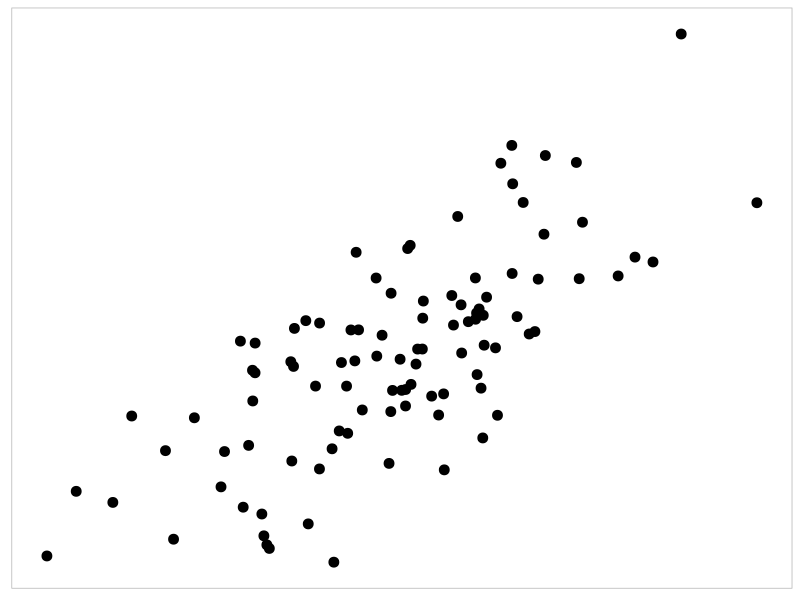
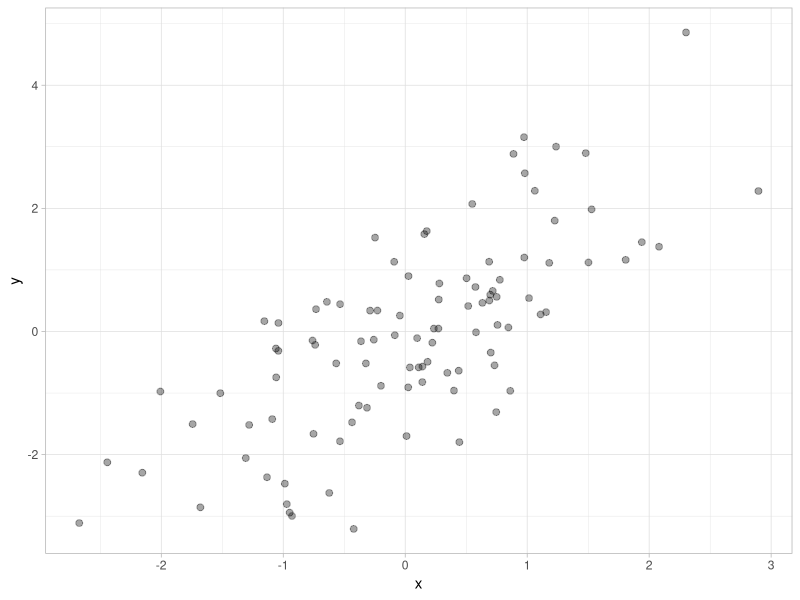
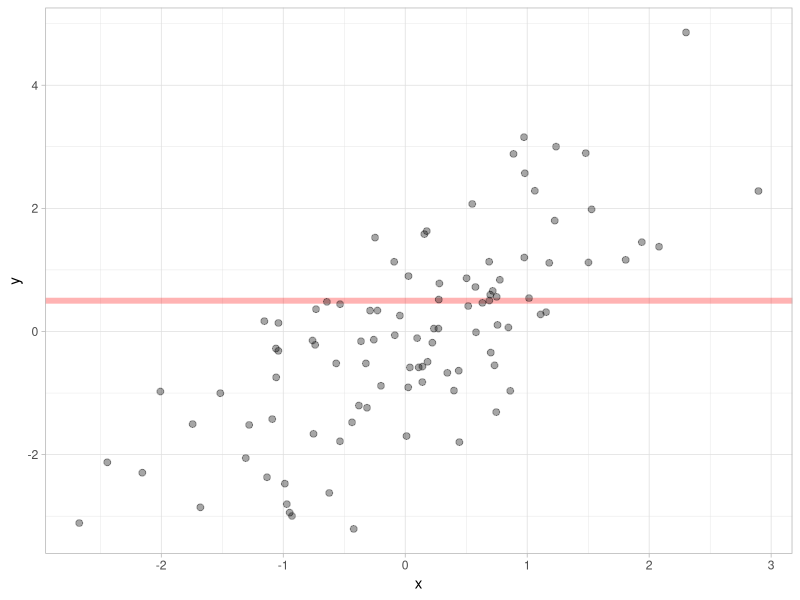
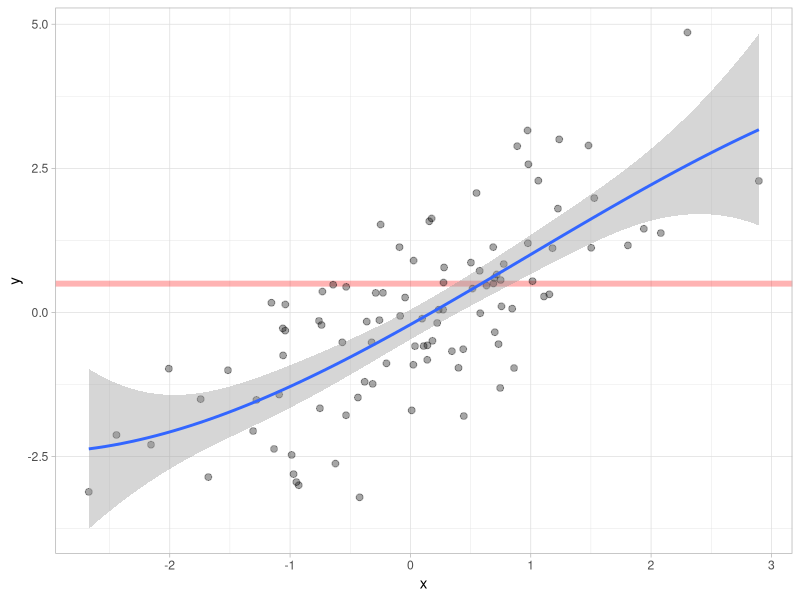
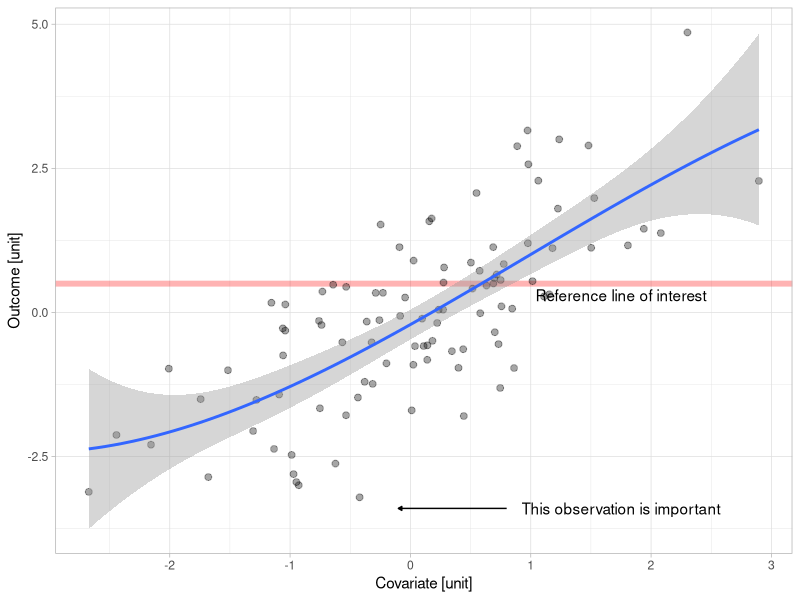

Recreate these plots in R, in order.
## ---- chunk 1
knitr::opts_chunk$set(echo = FALSE, warning = FALSE, error = FALSE, message = FALSE)
## ---- chunk 2
library(tidyverse)
library(gridExtra)

# Set global ggplot theme
theme_set(theme_light())

# Set seed for reproducibility 
set.seed(1972)
## ---- chunk 3

# generate data
N <- 100

plotdata <- tibble(x = rnorm(N, 0, 1),
                   y = rnorm(N, x, 1))

# plot x vs y with a minimial theme
plotdata %>%
  ggplot(aes(x = x, y = y)) +
  geom_point(size = 3) +
  theme(
    panel.grid = element_blank(),
    axis.title = element_blank(),
    axis.text = element_blank(),
    axis.ticks = element_blank()
  )
## ---- chunk 4

plotdata %>%
  ggplot(aes(x = x, y = y)) +
  geom_point(size = 2,
             shape = 19,
             alpha = 0.35)

## ---- chunk 5

plotdata %>%
  ggplot(aes(x = x, y = y)) +
  geom_hline(
    yintercept = 0.5,
    linetype = 1,
    color = "red",
    size = 2,
    alpha = 0.3
  ) +
  geom_point(size = 2,
             shape = 19,
             alpha = 0.35)

## ---- chunk 6

plotdata %>%
  ggplot(aes(x = x, y = y)) +
  geom_hline(
    yintercept = 0.5,
    linetype = 1,
    color = "red",
    size = 2,
    alpha = 0.3
  ) +
  geom_point(size = 2,
             shape = 19,
             alpha = 0.35) +
  geom_smooth(method = lm, 
              formula = y ~ splines::bs(x, 3)) 
## ---- chunk 7

plotdata %>%
  ggplot(aes(x = x, y = y)) +
  geom_hline(
    yintercept = 0.5,
    linetype = 1,
    color = "red",
    size = 2,
    alpha = 0.3
  ) +
  geom_point(size = 2,
             shape = 19,
             alpha = 0.35) +
  geom_smooth(method = lm, 
              formula = y ~ splines::bs(x, 3)) +
  annotate(x = 1.75,
           y = 0.3,
           geom = 'text',
           label = "Reference line of interest") +
  annotate(x = 1.75,
           y = -3.4,
           geom = 'text',
           label = "This observation is important") +
  annotate("segment",
           x = 0.8,
           y = -3.4,
           xend = -0.1,
           yend = -3.4,
           arrow = arrow(
             angle = 30,
             length = unit(1, "mm"),
             type = "closed")
           ) +
  xlab("Covariate [unit]") +
  ylab("Outcome [unit]")

